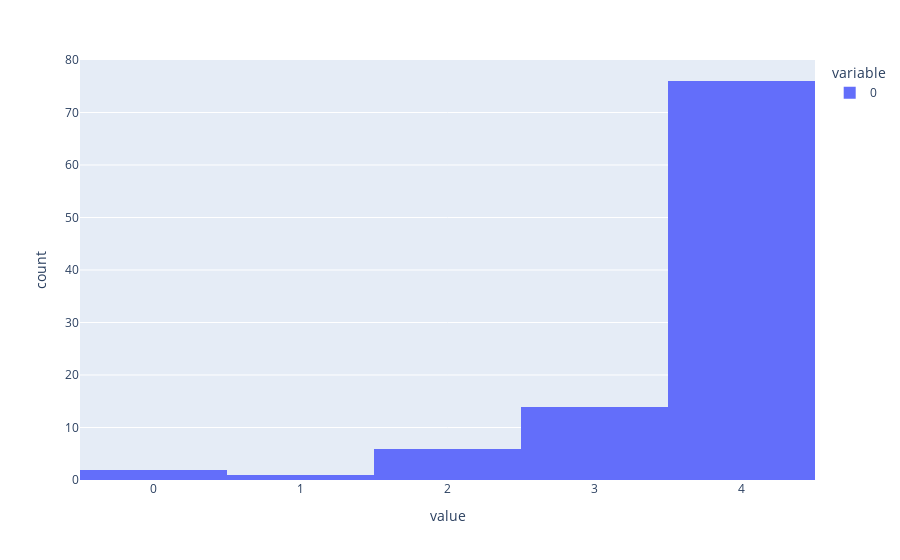

Source (notebook cell):
### Code cell
px.histogram(predictions)

### Figure 1 — Plotly figure (JSON) as saved in the notebook; plotly's stock layout.template omitted (floating-point values rounded to 4 significant figures)
{"data": [{"alignmentgroup": "True", "bingroup": "x", "hovertemplate": "variable=0<br>value=%{x}<br>count=%{y}<extra></extra>", "legendgroup": "0", "marker": {"color": "#636efa", "pattern": {"shape": ""}}, "name": "0", "offsetgroup": "0", "orientation": "v", "showlegend": true, "type": "histogram", "x": [4, 4, 4, 2, 3, 3, 4, 4, 4, 4, 4, 4, 3, 4, 2, 4, 4, 4, 4, 4, 4, 4, 0, 4, 4, 4, 4, 3, 4, 4, 3, 4, 4, 4, 3, 4, 4, 3, 4, 3, 4, 2, 3, 4, 4, 3, 4, 4, 4, 4, 1, 4, 4, 4, 4, 4, 4, 3, 4, 4, 3, 4, 4, 4, 4, 4, 4, 2, 4, 4, 4, 4, 4, 4, 4, 4, 4, 2, 0, 4, 3, 4, 4, 4, 4, 4, 3, 4, 4, 4, 4, 4, 4, 4, 2, 4, 4, 4, 4], "xaxis": "x", "yaxis": "y"}], "layout": {"barmode": "relative", "legend": {"title": {"text": "variable"}, "tracegroupgap": 0}, "margin": {"t": 60}, "xaxis": {"anchor": "y", "domain": [0, 1], "title": {"text": "value"}}, "yaxis": {"anchor": "x", "domain": [0, 1], "title": {"text": "count"}}}}
